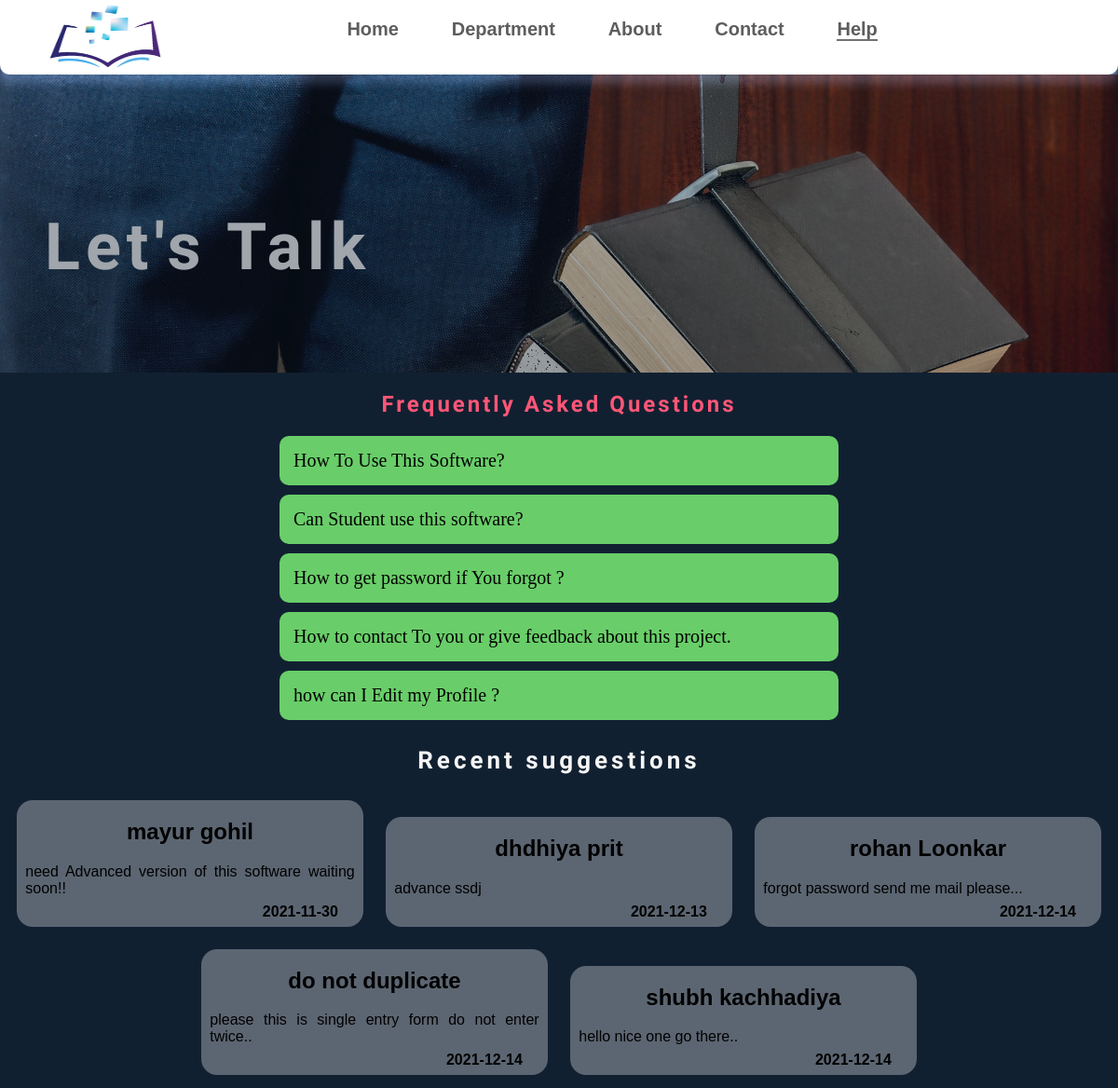
/Php/help.php, run on the app's committed database.
### tables this page shows
CREATE TABLE `contact` (
  `no` int NOT NULL,
  `name` varchar(20) NOT NULL,
  `collage` varchar(40) NOT NULL,
  `email` varchar(40) NOT NULL,
  `suggestion` varchar(300) NOT NULL,
  `date` date NOT NULL
);

### Php/help.php (the view, shortened to what this page needs)
<?php
 $server = "localhost";
 $username = "if0_36811992";
 $password = "ifmayu1512";
 $database = "phpproj";
 $con = mysqli_connect($server,$username,$password,$database);
 if(!$con)
 {
     echo mysqli_error($con);
 }
 else
 {
?>
<html lang="en">
<head>
</head>
<body>
<section class="nav">
        <div class="secnav" id="logo">
            <img src="../images/color.png">
        </div>
        <div class="secnav" id="navigation">
        <?php
                if(isset($_SESSION['uname']))
                {
                    echo "<a href='../html/home.php?log=15' >Home</a>";
                }
                else
                {
                    echo "<a href='../html/home.php'>Home</a>";
                }
            ?>
            <a href="../html/Department.php">Department</a>
            <a href="../html/About.html">About</a>
            <a href="../html/contactus.html" >Contact</a>
            <a href="help.php" class='Active' >Help</a>
        </div>
    </section>
    <section class="banner">
        <h1>Let's Talk </h1>
</section>
<section class="qna">
            <h2 style="color:#FF5677;letter-spacing:3px;font-family: 'El Messiri', sans-serif;     text-align:center">
               Frequently Asked Questions
              </h2>
              <div class="layout">
                <div class="accordion">
                  <div class="accordion__question">
                    <p>How To Use This Software?</p>
                  </div>
                </div>
                <div class="accordion">
                  <div class="accordion__question">
                    <p>Can Student use this software?</p>
                  </div>
                </div>
                <div class="accordion">
                    <div class="accordion__question">
                      <p> How to get password if You forgot ?</p>
                    </div>
                  </div>
                  <div class="accordion">
                    <div class="accordion__question">
                      <p>How to contact To you or give feedback about this project.</p>
                    </div>
                  </div>
                  <div class="accordion">
                    <div class="accordion__question">
                      <p>how can I Edit my Profile ?</p>
                    </div>
                  </div>
              </div>
</section>
<?php
  $suggest = "SELECT * FROM `contact`;";
  $suggest_run = mysqli_query($con,$suggest);
    if(!$suggest_run)
    {
      echo mysqli_error();
    }
    else
    {
?>
<section class="recentsuggest">
    <h5>Recent suggestions</h5>
    <?php
    $i = 0;
     while($row = mysqli_fetch_array($suggest_run))
     {
        if($i < 6)
        {
       ?>
        <div class="suggest">
        <h2><?php echo $row['name']; ?></h2>
        <p><?php echo $row['suggestion'];?></p>
        <h4><?php echo $row['date'];?></h4>
        </div>
       <?php
        }
        $i = $i + 1;
     }
    ?>
    <?php } ?>
</section>
</body>
</html>
<?php
 }
?>

### Php/help.php (style rules this page uses)
body { margin:0; padding:0; background:#112031; }
.nav { position: relative; margin:0px auto; width: 100%; height: 80px; overflow: hidden; background-color: white; box-shadow: 0px 10px 10px rgba(152, 183, 243, 0.678) ; border-bottom-left-radius: 10px; border-bottom-right-radius: 10px; }
.secnav { height: 100%; display: inline-block; overflow: hidden; background-color: white; }
#logo { height: 90%; width: 20%; float: left; margin: 0 13px; }
#logo img { height: 95%; width: 50%; margin:5px 40px; background-color: white; overflow: hidden; }
#navigation { width: 55%; float: center; margin: 20px 80px; overflow: hidden; }
#navigation a { color: rgba(0, 0, 0, 0.637); letter-spacing: 0px; font-size: 20px; text-transform: capitalize; position: relative; text-decoration: none; margin: 0% 4%; right: 0%; padding: auto; background-color: white; font-family: 'Montserrat', sans-serif; font-weight:900; overflow: hidden; }
.Active { border-bottom: 2px solid rgba(0, 0, 0, 0.555); }
.banner { height:40%; width:100%; background-image:url(../images/helpbnr.jpg); background-size:cover; background-position:top; margin:0; padding:0; overflow:hidden; opacity: 0.6; }
.banner h1 { width:100%; text-align:left; margin:12% 4%; letter-spacing:6px; color:white; font-family: 'El Messiri', sans-serif; font-size:70px; }
.layout { width: 600px; margin: auto; }
.accordion { padding: 10px; margin-top: 10px; margin-bottom: 10px; background: rgb(105, 206, 105); border-radius: 10px; }
.accordion__question p { margin: 5px; padding: 0; font-family: Verdana; font-size: 20px; }
.recentsuggest { margin: 0%; width: 100%; height: auto; text-align: center; overflow: hidden; }
.recentsuggest h5 { margin: 18px 0; color: whitesmoke; font-size: 26px; letter-spacing: 4px; font-family: 'El Messiri', sans-serif; overflow: hidden ; }
.suggest { width: 31%; background-color: rgba(255, 255, 255, 0.315); height: auto; display: inline-block; margin: 10px 10px; margin-bottom: 10px; text-align: left; border-radius: 17px; font-family: 'Montserrat', sans-serif; overflow: hidden; }
.suggest h2 { text-align: center; font-weight:900; }
.suggest p { height: auto; text-align: justify; width: 95%; margin: 3px auto; }
.suggest h4 { width: 90%; text-align: right; margin: 7px 10px; overflow: hidden; }

### data on the page
contact: name "mayur gohil", suggestion "need Advanced version of this software waiting soon!!", date "2021-11-30"
contact: name "dhdhiya prit", suggestion "advance ssdj", date "2021-12-13"
contact: name "rohan Loonkar", suggestion "forgot password send me mail please...", date "2021-12-14"
contact: name "do not duplicate", suggestion "please this is single entry form do not enter twice..", date "2021-12-14"
contact: name "shubh kachhadiya", suggestion "hello nice one go there..", date "2021-12-14"
